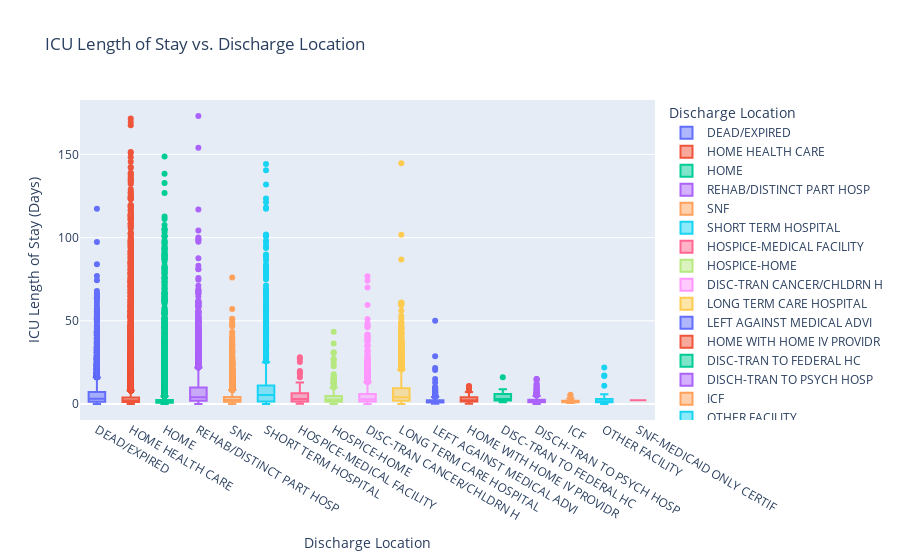

Notebook code for this chart:
### Code cell
# Connect to the SQLite database
conn = sqlite3.connect('../Assignment_MIMIC_SQL/database.db')

# Query to get ICU stays and discharge location information
query = """
SELECT icu.subject_id, icu.intime, icu.outtime, adm.discharge_location
FROM icustays icu
JOIN admissions adm ON icu.hadm_id = adm.hadm_id;
"""

# Load the query result into a pandas DataFrame
merged_df = pd.read_sql(query, conn)

# Close the connection after the query
conn.close()

# Convert 'intime' and 'outtime' to datetime
merged_df['INTIME'] = pd.to_datetime(merged_df['INTIME'])
merged_df['OUTTIME'] = pd.to_datetime(merged_df['OUTTIME'])

# Calculate ICU stay duration (LOS) in days
merged_df['LOS'] = (merged_df['OUTTIME'] - merged_df['INTIME']).dt.total_seconds() / (60 * 60 * 24)  # Convert to days

# Check for missing discharge location and drop those rows
merged_df = merged_df.dropna(subset=['DISCHARGE_LOCATION'])

# Create a box plot to visualize ICU LOS by discharge location
fig = px.box(merged_df, 
             x='DISCHARGE_LOCATION', 
             y='LOS', 
             title="ICU Length of Stay vs. Discharge Location", 
             labels={'LOS': 'ICU Length of Stay (Days)', 'DISCHARGE_LOCATION': 'Discharge Location'},
             color='DISCHARGE_LOCATION',
             boxmode='overlay')  # Overlay boxplots for better comparison

# Show the figure
fig.show()

### Figure 1 — Plotly figure (JSON) as saved in the notebook; plotly's stock layout.template omitted (floating-point values rounded to 4 significant figures; data arrays with more than 128 entries replaced by an {"elided": "..."} marker saying what was removed)
{"data": [{"alignmentgroup": "True", "hovertemplate": "Discharge Location=%{x}<br>ICU Length of Stay (Days)=%{y}<extra></extra>", "legendgroup": "DEAD/EXPIRED", "marker": {"color": "#636efa"}, "name": "DEAD/EXPIRED", "notched": false, "offsetgroup": "DEAD/EXPIRED", "orientation": "v", "showlegend": true, "type": "box", "x": {"elided": "6609 str values"}, "x0": " ", "xaxis": "x", "y": {"elided": "6609 float values"}, "y0": " ", "yaxis": "y"}, {"alignmentgroup": "True", "hovertemplate": "Discharge Location=%{x}<br>ICU Length of Stay (Days)=%{y}<extra></extra>", "legendgroup": "HOME HEALTH CARE", "marker": {"color": "#EF553B"}, "name": "HOME HEALTH CARE", "notched": false, "offsetgroup": "HOME HEALTH CARE", "orientation": "v", "showlegend": true, "type": "box", "x": {"elided": "14440 str values"}, "x0": " ", "xaxis": "x", "y": {"elided": "14440 float values"}, "y0": " ", "yaxis": "y"}, {"alignmentgroup": "True", "hovertemplate": "Discharge Location=%{x}<br>ICU Length of Stay (Days)=%{y}<extra></extra>", "legendgroup": "HOME", "marker": {"color": "#00cc96"}, "name": "HOME", "notched": false, "offsetgroup": "HOME", "orientation": "v", "showlegend": true, "type": "box", "x": {"elided": "18672 str values"}, "x0": " ", "xaxis": "x", "y": {"elided": "18672 float values"}, "y0": " ", "yaxis": "y"}, {"alignmentgroup": "True", "hovertemplate": "Discharge Location=%{x}<br>ICU Length of Stay (Days)=%{y}<extra></extra>", "legendgroup": "REHAB/DISTINCT PART HOSP", "marker": {"color": "#ab63fa"}, "name": "REHAB/DISTINCT PART HOSP", "notched": false, "offsetgroup": "REHAB/DISTINCT PART HOSP", "orientation": "v", "showlegend": true, "type": "box", "x": {"elided": "7115 str values"}, "x0": " ", "xaxis": "x", "y": {"elided": "7115 float values"}, "y0": " ", "yaxis": "y"}, {"alignmentgroup": "True", "hovertemplate": "Discharge Location=%{x}<br>ICU Length of Stay (Days)=%{y}<extra></extra>", "legendgroup": "SNF", "marker": {"color": "#FFA15A"}, "name": "SNF", "notched": false, "offsetgroup": "SNF", "orientation": "v", "showlegend": true, "type": "box", "x": {"elided": "8112 str values"}, "x0": " ", "xaxis": "x", "y": {"elided": "8112 float values"}, "y0": " ", "yaxis": "y"}, {"alignmentgroup": "True", "hovertemplate": "Discharge Location=%{x}<br>ICU Length of Stay (Days)=%{y}<extra></extra>", "legendgroup": "SHORT TERM HOSPITAL", "marker": {"color": "#19d3f3"}, "name": "SHORT TERM HOSPITAL", "notched": false, "offsetgroup": "SHORT TERM HOSPITAL", "orientation": "v", "showlegend": true, "type": "box", "x": {"elided": "1571 str values"}, "x0": " ", "xaxis": "x", "y": {"elided": "1571 float values"}, "y0": " ", "yaxis": "y"}, {"alignmentgroup": "True", "hovertemplate": "Discharge Location=%{x}<br>ICU Length of Stay (Days)=%{y}<extra></extra>", "legendgroup": "HOSPICE-MEDICAL FACILITY", "marker": {"color": "#FF6692"}, "name": "HOSPICE-MEDICAL FACILITY", "notched": false, "offsetgroup": "HOSPICE-MEDICAL FACILITY", "orientation": "v", "showlegend": true, "type": "box", "x": {"elided": "173 str values"}, "x0": " ", "xaxis": "x", "y": {"elided": "173 float values"}, "y0": " ", "yaxis": "y"}, {"alignmentgroup": "True", "hovertemplate": "Discharge Location=%{x}<br>ICU Length of Stay (Days)=%{y}<extra></extra>", "legendgroup": "HOSPICE-HOME", "marker": {"color": "#B6E880"}, "name": "HOSPICE-HOME", "notched": false, "offsetgroup": "HOSPICE-HOME", "orientation": "v", "showlegend": true, "type": "box", "x": {"elided": "447 str values"}, "x0": " ", "xaxis": "x", "y": {"elided": "447 float values"}, "y0": " ", "yaxis": "y"}, {"alignmentgroup": "True", "hovertemplate": "Discharge Location=%{x}<br>ICU Length of Stay (Days)=%{y}<extra></extra>", "legendgroup": "DISC-TRAN CANCER/CHLDRN H", "marker": {"color": "#FF97FF"}, "name": "DISC-TRAN CANCER/CHLDRN H", "notched": false, "offsetgroup": "DISC-TRAN CANCER/CHLDRN H", "orientation": "v", "showlegend": true, "type": "box", "x": {"elided": "705 str values"}, "x0": " ", "xaxis": "x", "y": {"elided": "705 float values"}, "y0": " ", "yaxis": "y"}, {"alignmentgroup": "True", "hovertemplate": "Discharge Location=%{x}<br>ICU Length of Stay (Days)=%{y}<extra></extra>", "legendgroup": "LONG TERM CARE HOSPITAL", "marker": {"color": "#FECB52"}, "name": "LONG TERM CARE HOSPITAL", "notched": false, "offsetgroup": "LONG TERM CARE HOSPITAL", "orientation": "v", "showlegend": true, "type": "box", "x": {"elided": "2669 str values"}, "x0": " ", "xaxis": "x", "y": {"elided": "2669 float values"}, "y0": " ", "yaxis": "y"}, {"alignmentgroup": "True", "hovertemplate": "Discharge Location=%{x}<br>ICU Length of Stay (Days)=%{y}<extra></extra>", "legendgroup": "LEFT AGAINST MEDICAL ADVI", "marker": {"color": "#636efa"}, "name": "LEFT AGAINST MEDICAL ADVI", "notched": false, "offsetgroup": "LEFT AGAINST MEDICAL ADVI", "orientation": "v", "showlegend": true, "type": "box", "x": {"elided": "371 str values"}, "x0": " ", "xaxis": "x", "y": {"elided": "371 float values"}, "y0": " ", "yaxis": "y"}, {"alignmentgroup": "True", "hovertemplate": "Discharge Location=%{x}<br>ICU Length of Stay (Days)=%{y}<extra></extra>", "legendgroup": "HOME WITH HOME IV PROVIDR", "marker": {"color": "#EF553B"}, "name": "HOME WITH HOME IV PROVIDR", "notched": false, "offsetgroup": "HOME WITH HOME IV PROVIDR", "orientation": "v", "showlegend": true, "type": "box", "x": ["HOME WITH HOME IV PROVIDR", "HOME WITH HOME IV PROVIDR", "HOME WITH HOME IV PROVIDR", "HOME WITH HOME IV PROVIDR", "HOME WITH HOME IV PROVIDR", "HOME WITH HOME IV PROVIDR", "HOME WITH HOME IV PROVIDR", "HOME WITH HOME IV PROVIDR", "HOME WITH HOME IV PROVIDR", "HOME WITH HOME IV PROVIDR", "HOME WITH HOME IV PROVIDR", "HOME WITH HOME IV PROVIDR", "HOME WITH HOME IV PROVIDR", "HOME WITH HOME IV PROVIDR", "HOME WITH HOME IV PROVIDR", "HOME WITH HOME IV PROVIDR", "HOME WITH HOME IV PROVIDR", "HOME WITH HOME IV PROVIDR", "HOME WITH HOME IV PROVIDR", "HOME WITH HOME IV PROVIDR", "HOME WITH HOME IV PROVIDR", "HOME WITH HOME IV PROVIDR", "HOME WITH HOME IV PROVIDR", "HOME WITH HOME IV PROVIDR", "HOME WITH HOME IV PROVIDR", "HOME WITH HOME IV PROVIDR", "HOME WITH HOME IV PROVIDR", "HOME WITH HOME IV PROVIDR", "HOME WITH HOME IV PROVIDR", "HOME WITH HOME IV PROVIDR", "HOME WITH HOME IV PROVIDR", "HOME WITH HOME IV PROVIDR", "HOME WITH HOME IV PROVIDR", "HOME WITH HOME IV PROVIDR", "HOME WITH HOME IV PROVIDR", "HOME WITH HOME IV PROVIDR", "HOME WITH HOME IV PROVIDR", "HOME WITH HOME IV PROVIDR", "HOME WITH HOME IV PROVIDR", "HOME WITH HOME IV PROVIDR", "HOME WITH HOME IV PROVIDR", "HOME WITH HOME IV PROVIDR", "HOME WITH HOME IV PROVIDR", "HOME WITH HOME IV PROVIDR", "HOME WITH HOME IV PROVIDR", "HOME WITH HOME IV PROVIDR", "HOME WITH HOME IV PROVIDR", "HOME WITH HOME IV PROVIDR", "HOME WITH HOME IV PROVIDR", "HOME WITH HOME IV PROVIDR", "HOME WITH HOME IV PROVIDR", "HOME WITH HOME IV PROVIDR", "HOME WITH HOME IV PROVIDR", "HOME WITH HOME IV PROVIDR", "HOME WITH HOME IV PROVIDR", "HOME WITH HOME IV PROVIDR", "HOME WITH HOME IV PROVIDR", "HOME WITH HOME IV PROVIDR", "HOME WITH HOME IV PROVIDR", "HOME WITH HOME IV PROVIDR", "HOME WITH HOME IV PROVIDR", "HOME WITH HOME IV PROVIDR", "HOME WITH HOME IV PROVIDR", "HOME WITH HOME IV PROVIDR", "HOME WITH HOME IV PROVIDR", "HOME WITH HOME IV PROVIDR"], "x0": " ", "xaxis": "x", "y": [1.678, 2.835, 1.131, 5.83, 6.125, 3.231, 4.005, 5.019, 7.259, 2.148, 5.089, 3.265, 3.922, 10.53, 3.251, 0.1111, 1.376, 5.404, 4.504, 5.981, 8.036, 2.282, 1.107, 8.687, 0.8981, 2.853, 1.061, 1.947, 4.727, 1.232, 0.07912, 1.002, 2.992, 1.706, 1.98, 2.791, 2.175, 1.85, 0.7662, 1.923, 10.82, 1.642, 1.681, 2.076, 1.741, 1.122, 4.019, 3.95, 1.516, 1.017, 9.353, 3.385, 3.409, 6.268, 1.118, 1.298, 0.8288, 1.454, 0.5357, 2.367, 2.508, 2.852, 1.757, 5.002, 3.906, 1.781], "y0": " ", "yaxis": "y"}, {"alignmentgroup": "True", "hovertemplate": "Discharge Location=%{x}<br>ICU Length of Stay (Days)=%{y}<extra></extra>", "legendgroup": "DISC-TRAN TO FEDERAL HC", "marker": {"color": "#00cc96"}, "name": "DISC-TRAN TO FEDERAL HC", "notched": false, "offsetgroup": "DISC-TRAN TO FEDERAL HC", "orientation": "v", "showlegend": true, "type": "box", "x": ["DISC-TRAN TO FEDERAL HC", "DISC-TRAN TO FEDERAL HC", "DISC-TRAN TO FEDERAL HC", "DISC-TRAN TO FEDERAL HC", "DISC-TRAN TO FEDERAL HC", "DISC-TRAN TO FEDERAL HC", "DISC-TRAN TO FEDERAL HC", "DISC-TRAN TO FEDERAL HC", "DISC-TRAN TO FEDERAL HC", "DISC-TRAN TO FEDERAL HC", "DISC-TRAN TO FEDERAL HC", "DISC-TRAN TO FEDERAL HC"], "x0": " ", "xaxis": "x", "y": [3.394, 3.148, 1.96, 2.885, 16.14, 3.388, 8.895, 1.283, 2.312, 1.061, 8.572, 2.786], "y0": " ", "yaxis": "y"}, {"alignmentgroup": "True", "hovertemplate": "Discharge Location=%{x}<br>ICU Length of Stay (Days)=%{y}<extra></extra>", "legendgroup": "DISCH-TRAN TO PSYCH HOSP", "marker": {"color": "#ab63fa"}, "name": "DISCH-TRAN TO PSYCH HOSP", "notched": false, "offsetgroup": "DISCH-TRAN TO PSYCH HOSP", "orientation": "v", "showlegend": true, "type": "box", "x": {"elided": "450 str values"}, "x0": " ", "xaxis": "x", "y": {"elided": "450 float values"}, "y0": " ", "yaxis": "y"}, {"alignmentgroup": "True", "hovertemplate": "Discharge Location=%{x}<br>ICU Length of Stay (Days)=%{y}<extra></extra>", "legendgroup": "ICF", "marker": {"color": "#FFA15A"}, "name": "ICF", "notched": false, "offsetgroup": "ICF", "orientation": "v", "showlegend": true, "type": "box", "x": ["ICF", "ICF", "ICF", "ICF", "ICF", "ICF", "ICF", "ICF", "ICF", "ICF", "ICF", "ICF", "ICF", "ICF", "ICF", "ICF", "ICF", "ICF", "ICF", "ICF", "ICF", "ICF", "ICF", "ICF", "ICF", "ICF", "ICF", "ICF", "ICF", "ICF", "ICF", "ICF", "ICF", "ICF", "ICF", "ICF", "ICF", "ICF", "ICF", "ICF", "ICF", "ICF", "ICF", "ICF", "ICF", "ICF", "ICF", "ICF", "ICF", "ICF"], "x0": " ", "xaxis": "x", "y": [1.124, 1.385, 3.265, 1.545, 0.6832, 1.201, 3.246, 5.589, 4.966, 1.083, 1.335, 1.946, 1.64, 2.743, 0.7342, 1.276, 1.76, 1.906, 1.136, 1.775, 1.578, 1.043, 1.592, 1.589, 1.55, 1.345, 1.014, 2.229, 0.6043, 1.814, 1.047, 1.829, 0.9988, 2.113, 1.949, 1.666, 2.006, 2.304, 3.662, 1.044, 0.9467, 0.9522, 0.8909, 3.257, 1.313, 1.762, 1.989, 2.092, 1.88, 1.255], "y0": " ", "yaxis": "y"}, {"alignmentgroup": "True", "hovertemplate": "Discharge Location=%{x}<br>ICU Length of Stay (Days)=%{y}<extra></extra>", "legendgroup": "OTHER FACILITY", "marker": {"color": "#19d3f3"}, "name": "OTHER FACILITY", "notched": false, "offsetgroup": "OTHER FACILITY", "orientation": "v", "showlegend": true, "type": "box", "x": ["OTHER FACILITY", "OTHER FACILITY", "OTHER FACILITY", "OTHER FACILITY", "OTHER FACILITY", "OTHER FACILITY", "OTHER FACILITY", "OTHER FACILITY", "OTHER FACILITY", "OTHER FACILITY", "OTHER FACILITY", "OTHER FACILITY", "OTHER FACILITY", "OTHER FACILITY", "OTHER FACILITY", "OTHER FACILITY", "OTHER FACILITY", "OTHER FACILITY", "OTHER FACILITY", "OTHER FACILITY", "OTHER FACILITY", "OTHER FACILITY", "OTHER FACILITY", "OTHER FACILITY", "OTHER FACILITY", "OTHER FACILITY", "OTHER FACILITY", "OTHER FACILITY", "OTHER FACILITY", "OTHER FACILITY", "OTHER FACILITY", "OTHER FACILITY", "OTHER FACILITY", "OTHER FACILITY", "OTHER FACILITY", "OTHER FACILITY", "OTHER FACILITY", "OTHER FACILITY", "OTHER FACILITY", "OTHER FACILITY", "OTHER FACILITY", "OTHER FACILITY", "OTHER FACILITY", "OTHER FACILITY", "OTHER FACILITY", "OTHER FACILITY", "OTHER FACILITY", "OTHER FACILITY", "OTHER FACILITY", "OTHER FACILITY", "OTHER FACILITY", "OTHER FACILITY", "OTHER FACILITY", "OTHER FACILITY", "OTHER FACILITY", "OTHER FACILITY", "OTHER FACILITY", "OTHER FACILITY", "OTHER FACILITY", "OTHER FACILITY", "OTHER FACILITY", "OTHER FACILITY", "OTHER FACILITY", "OTHER FACILITY", "OTHER FACILITY", "OTHER FACILITY", "OTHER FACILITY", "OTHER FACILITY", "OTHER FACILITY"], "x0": " ", "xaxis": "x", "y": [2.993, 3.717, 1.018, 3.239, 2.088, 1.058, 0.9227, 1.138, 1.285, 0.8179, 0.9847, 1.715, 1.274, 1.017, 1.737, 0.8695, 21.99, 3.447, 2.257, 2.06, 2.708, 0.6717, 1.273, 4.129, 0.05115, 3.534, 1.714, 1.902, 1.443, 0.7554, 0.4846, 3.734, 2.639, 5.845, 1.929, 1.253, 0.8986, 3.342, 3.422, 2.058, 1.398, 0.9699, 1.462, 3.593, 0.6467, 0.7314, 2.146, 16.9, 1.571, 1.706, 11.02, 2.605, 0.8806, 1.736, 1.012, 1.167, 4.747, 1.917, 1.21, 3.726, 1.475, 2.065, 17.14, 0.9248, 5.548, 1.697, 1.206, 1.201, 1.221], "y0": " ", "yaxis": "y"}, {"alignmentgroup": "True", "hovertemplate": "Discharge Location=%{x}<br>ICU Length of Stay (Days)=%{y}<extra></extra>", "legendgroup": "SNF-MEDICAID ONLY CERTIF", "marker": {"color": "#FF6692"}, "name": "SNF-MEDICAID ONLY CERTIF", "notched": false, "offsetgroup": "SNF-MEDICAID ONLY CERTIF", "orientation": "v", "showlegend": true, "type": "box", "x": ["SNF-MEDICAID ONLY CERTIF"], "x0": " ", "xaxis": "x", "y": [2.204], "y0": " ", "yaxis": "y"}], "layout": {"boxmode": "overlay", "legend": {"title": {"text": "Discharge Location"}, "tracegroupgap": 0}, "title": {"text": "ICU Length of Stay vs. Discharge Location"}, "xaxis": {"anchor": "y", "categoryarray": ["DEAD/EXPIRED", "HOME HEALTH CARE", "HOME", "REHAB/DISTINCT PART HOSP", "SNF", "SHORT TERM HOSPITAL", "HOSPICE-MEDICAL FACILITY", "HOSPICE-HOME", "DISC-TRAN CANCER/CHLDRN H", "LONG TERM CARE HOSPITAL", "LEFT AGAINST MEDICAL ADVI", "HOME WITH HOME IV PROVIDR", "DISC-TRAN TO FEDERAL HC", "DISCH-TRAN TO PSYCH HOSP", "ICF", "OTHER FACILITY", "SNF-MEDICAID ONLY CERTIF"], "categoryorder": "array", "domain": [0, 1], "title": {"text": "Discharge Location"}}, "yaxis": {"anchor": "x", "domain": [0, 1], "title": {"text": "ICU Length of Stay (Days)"}}}}
